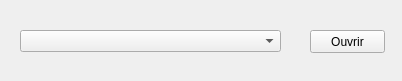
<?xml version="1.0" encoding="UTF-8"?>
<ui version="4.0">
 <class>F_ListeCalibrage</class>
 <widget class="QWidget" name="F_ListeCalibrage">
  <property name="enabled">
   <bool>true</bool>
  </property>
  <property name="geometry">
   <rect>
    <x>0</x>
    <y>0</y>
    <width>402</width>
    <height>81</height>
   </rect>
  </property>
  <property name="windowTitle">
   <string>Form</string>
  </property>
  <widget class="QComboBox" name="CBx_Calibrage">
   <property name="enabled">
    <bool>true</bool>
   </property>
   <property name="geometry">
    <rect>
     <x>20</x>
     <y>30</y>
     <width>261</width>
     <height>22</height>
    </rect>
   </property>
   <property name="autoFillBackground">
    <bool>false</bool>
   </property>
   <property name="editable">
    <bool>false</bool>
   </property>
  </widget>
  <widget class="QPushButton" name="Bt_Ouvrir">
   <property name="geometry">
    <rect>
     <x>310</x>
     <y>30</y>
     <width>75</width>
     <height>23</height>
    </rect>
   </property>
   <property name="text">
    <string>Ouvrir</string>
   </property>
  </widget>
 </widget>
 <resources/>
 <connections>
  <connection>
   <sender>Bt_Ouvrir</sender>
   <signal>clicked()</signal>
   <receiver>F_ListeCalibrage</receiver>
   <slot>on_Ouvrir()</slot>
   <hints>
    <hint type="sourcelabel">
     <x>347</x>
     <y>41</y>
    </hint>
    <hint type="destinationlabel">
     <x>200</x>
     <y>40</y>
    </hint>
   </hints>
  </connection>
 </connections>
 <slots>
  <slot>on_Ouvrir()</slot>
 </slots>
</ui>
